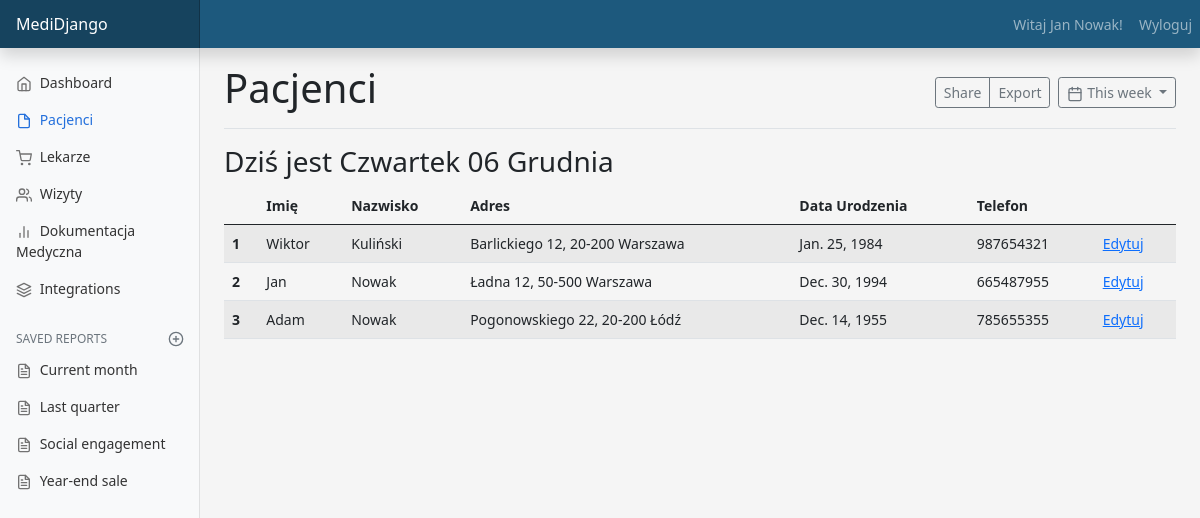
Screenshot of /patients (signed in) with the database file from the repository.
### main/models.py (models this page shows, shortened)
class Patient(models.Model):
    user = models.OneToOneField(User, null=False, on_delete=models.CASCADE)
    name = models.CharField(max_length=20, default="")
    surname = models.CharField(max_length=30, default="")
    address = models.OneToOneField(Address, null=True, on_delete=models.CASCADE)
    date_of_birth = models.DateField(default='2000-01-01')
    phone_number = models.CharField(default="", null=False, max_length=9)

class Address(models.Model):
    street = models.CharField(max_length=20)
    number = models.CharField(max_length=4)
    zip_code = models.CharField(max_length=6)
    city = models.CharField(max_length=20)

### main/views.py (the view)
# urls.py: path('patients', views.patients, name="patients"),
@login_required(login_url="login")
def patients(request):
    all_patients = Patient.objects.all()
    context = {'all_patients': all_patients, 'active_app': 'patients'}
    return render(request, 'main/patients.html', context=context)

### main/templates/main/patients.html (shortened to what this page needs)
{% extends "main/dashboard.html" %}
{% block content_title %}Pacjenci{% endblock %}
{% block content_main %}
    <div class="table-responsive">
        <table class="table table-striped">
            <thead>
                <tr>
                  <th scope="col"></th>
                  <th scope="col">Imię</th>
                  <th scope="col">Nazwisko</th>
                  <th scope="col">Adres</th>
                  <th scope="col">Data Urodzenia</th>
                  <th scope="col">Telefon</th>
                  <th scope="col"></th>
                </tr>
            </thead>
            <tbody>
              {% for patient in all_patients %}
                <tr>
                    <th scope="row">{{ forloop.counter }}</th>
                    <td>{{ patient.name }}</td>
                    <td>{{ patient.surname }}</td>
                    <td>{{ patient.address.street }} {{ patient.address.number }}, {{ patient.address.zip_code }} {{ patient.address.city }}</td>
                    <td>{{ patient.date_of_birth }}</td>
                    <td>{{ patient.phone_number }}</td>
                    <td><a href="{% url 'edit_patient' patient.id %}">Edytuj</a></td>
                </tr>
              {% endfor %}
            </tbody>
        </table>
      </div>
{% endblock %}

### main/templates/main/dashboard.html (shortened to what this page needs)
{% load static %}
<!doctype html>
<html lang="en">
  <head>
<link href="{% static 'assets/dist/css/bootstrap.min.css' %}" rel="stylesheet">
    <link href="{% static 'css/dashboard.css' %}" rel="stylesheet">
    <link href="{% static 'css/custom.css' %}" rel="stylesheet">
  </head>
  <body>
<header class="navbar navbar-color navbar-dark sticky-top flex-md-nowrap p-0 shadow">
  <a class="navbar-brand col-md-3 col-lg-2 me-0 px-3" href="#">MediDjango</a>
  <nav class="navbar-expand-lg">
      <div class="collapse navbar-collapse" id="navbarNav">
          <ul class="navbar-nav">
              {% if user.is_authenticated %}
              <li class="nav-item"><span class="nav-link">Witaj {{ user.patient.name }} {{ user.patient.surname }}!</span></li>
              {% else %}
                  Użytkownik niezalogowany.
              {% endif %}
              <li class="nav-item"><a class="nav-link" href="{% url 'user_logout' %}">Wyloguj</a></li>
          </ul>
      </div>
  </nav>
</header>
<div class="container-fluid">
  <div class="row">
    <nav id="sidebarMenu" class="col-md-3 col-lg-2 d-md-block bg-light sidebar collapse">
      <div class="position-sticky pt-3">
        <ul class="nav flex-column">
          <li class="nav-item">
            <a class="nav-link {% if active_app == 'dashboard' %}active{% endif %}" aria-current="page" href="{% url 'dashboard' %}">
              <span data-feather="home"></span>
              Dashboard
            </a>
          </li>
          <li class="nav-item">
            <a class="nav-link {% if active_app == 'patients' %}active{% endif %}" href="{% url 'patients' %}">
              <span data-feather="file"></span>
              Pacjenci
            </a>
          </li>
          <li class="nav-item">
            <a class="nav-link {% if active_app == 'doctors' %}active{% endif %}" href="{% url 'doctors' %}">
              <span data-feather="shopping-cart"></span>
              Lekarze
            </a>
          </li>
          <li class="nav-item">
            <a class="nav-link" href="#">
              <span data-feather="users"></span>
              Wizyty
            </a>
          </li>
          <li class="nav-item">
            <a class="nav-link" href="#">
              <span data-feather="bar-chart-2"></span>
              Dokumentacja Medyczna
            </a>
          </li>
          <li class="nav-item">
            <a class="nav-link" href="#">
              <span data-feather="layers"></span>
              Integrations
            </a>
          </li>
        </ul>
        <h6 class="sidebar-heading d-flex justify-content-between align-items-center px-3 mt-4 mb-1 text-muted">
          <span>Saved reports</span>
          <a class="link-secondary" href="#" aria-label="Add a new report">
            <span data-feather="plus-circle"></span>
          </a>
        </h6>
        <ul class="nav flex-column mb-2">
          <li class="nav-item">
            <a class="nav-link" href="#">
              <span data-feather="file-text"></span>
              Current month
            </a>
          </li>
          <li class="nav-item">
            <a class="nav-link" href="#">
              <span data-feather="file-text"></span>
              Last quarter
            </a>
          </li>
          <li class="nav-item">
            <a class="nav-link" href="#">
              <span data-feather="file-text"></span>
              Social engagement
            </a>
          </li>
          <li class="nav-item">
            <a class="nav-link" href="#">
              <span data-feather="file-text"></span>
              Year-end sale
            </a>
          </li>
        </ul>
      </div>
    </nav>
    <main class="col-md-9 ms-sm-auto col-lg-10 px-md-4">
      <div class="d-flex justify-content-between flex-wrap flex-md-nowrap align-items-center pt-3 pb-2 mb-3 border-bottom">
        <h1>{% block content_title %}Dashboard{% endblock %}</h1>
        <div class="btn-toolbar mb-2 mb-md-0">
          <div class="btn-group me-2">
            <button type="button" class="btn btn-sm btn-outline-secondary">Share</button>
            <button type="button" class="btn btn-sm btn-outline-secondary">Export</button>
          </div>
          <button type="button" class="btn btn-sm btn-outline-secondary dropdown-toggle">
            <span data-feather="calendar"></span>
            This week
          </button>
        </div>
      </div>
      <h3>Dziś jest Czwartek 06 Grudnia</h3>
      <div>
          {% block content_main %}{% endblock %}
      </div>
    </main>
  </div>
</div>
  </body>
</html>

### static/css/dashboard.css (style rules this page uses)
body { font-size: .875rem; background-color: #f5f5f5; }
.feather { width: 16px; height: 16px; vertical-align: text-bottom; }
.sidebar { position: fixed; top: 0; bottom: 0; left: 0; z-index: 100; padding: 48px 0 0; box-shadow: inset -1px 0 0 rgba(0, 0, 0, .1); }
.sidebar .nav-link { font-weight: 500; color: #333; }
.sidebar .nav-link .feather { margin-right: 4px; color: #727272; }
.sidebar .nav-link.active { color: #2470dc; }
.sidebar .nav-link:hover .feather, .sidebar .nav-link.active .feather { color: inherit; }
.sidebar-heading { font-size: .75rem; text-transform: uppercase; }
.navbar-color { background-color: #1D597D; }
.navbar-brand { padding-top: .75rem; padding-bottom: .75rem; font-size: 1rem; background-color: rgba(0, 0, 0, .25); box-shadow: inset -1px 0 0 rgba(0, 0, 0, .25); }

### rows the page displays
Patient: name "Wiktor", surname "Kuliński", address.street "Barlickiego", address.number "12", address.zip_code "20-200", address.city "Warszawa", date_of_birth "Jan. 25, 1984", phone_number "987654321"
Patient: name "Jan", surname "Nowak", address.street "Ładna", address.number "12", address.zip_code "50-500", address.city "Warszawa", date_of_birth "Dec. 30, 1994", phone_number "665487955"
Patient: name "Adam", surname "Nowak", address.street "Pogonowskiego", address.number "22", address.zip_code "20-200", address.city "Łódź", date_of_birth "Dec. 14, 1955", phone_number "785655355"

### other values shown
{{ user.patient.name }} "Jan"
{{ user.patient.surname }} "Nowak"
